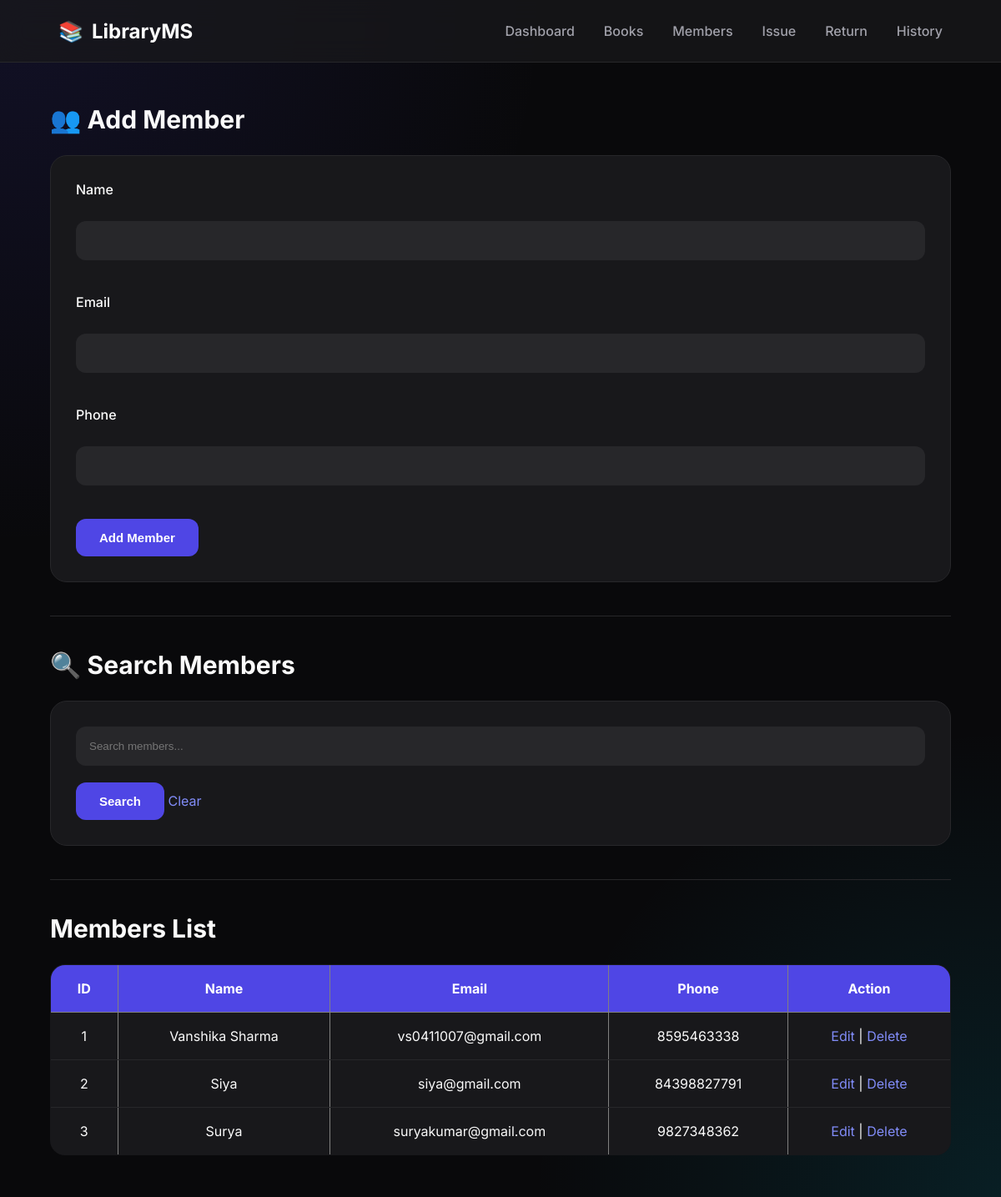
/members, run on the app's committed database.
### tables this page shows
CREATE TABLE members (
        member_id INTEGER PRIMARY KEY AUTOINCREMENT,
        name TEXT NOT NULL,
        email TEXT,
        phone TEXT
    );

### app.py (the view, shortened to what this page needs)
@app.route("/members", methods=["GET", "POST"])
def members():
    conn = sqlite3.connect("library.db")
    cursor = conn.cursor()
    search = request.args.get("search")
    if search:
        cursor.execute("""
            SELECT *
            FROM members
            WHERE
            name LIKE ?
            OR email LIKE ?
            OR phone LIKE ?
        """,
        (
            f"%{search}%",
            f"%{search}%",
            f"%{search}%"
        ))
    else:
        cursor.execute(
            "SELECT * FROM members"
        )
    members = cursor.fetchall()
    conn.close()
    return render_template(
        "members.html",
        members=members,
        search=search
    )

### templates/members.html (shortened to what this page needs)
{% extends "base.html" %}
{% block content %}
<h2>👥 Add Member</h2>
<form method="POST">
    <label>Name</label><br>
    <input type="text" name="name" required>
    <br><br>
    <label>Email</label><br>
    <input type="email" name="email" required>
    <br><br>
    <label>Phone</label><br>
    <input type="text" name="phone" required>
    <br><br>
    <button type="submit">
        Add Member
    </button>
</form>
<hr>
<h2>🔍 Search Members</h2>
<form method="GET">
    <input
        type="text"
        name="search"
        placeholder="Search members..."
        value="{{ search if search else '' }}">
    <button>
        Search
    </button>
    <a href="/members">
        Clear
    </a>
</form>
<hr>
<h2>Members List</h2>
<table border="1" cellpadding="10">
<tr>
<th>ID</th>
<th>Name</th>
<th>Email</th>
<th>Phone</th>
<th>Action</th>
</tr>
{% for member in members %}
<tr>
<td>{{ member[0] }}</td>
<td>{{ member[1] }}</td>
<td>{{ member[2] }}</td>
<td>{{ member[3] }}</td>
<td>
<a href="/edit-member/{{ member[0] }}">
Edit
</a>
|
<a
href="/delete-member/{{ member[0] }}"
onclick="return confirm('Delete this member?');">
Delete
</a>
</td>
</tr>
{% endfor %}
</table>
{% endblock %}

### static/css/style.css (style rules this page uses)
* { margin:0; padding:0; box-sizing:border-box; }
html { scroll-behavior:smooth; }
body { font-family:'Inter',sans-serif; background:#09090B; color:#FAFAFA; min-height:100vh; overflow-x:hidden; }
h2 { font-size:30px; margin-bottom:25px; }
button { background:#4F46E5; color:white; border:none; padding:14px 28px; border-radius:12px; cursor:pointer; font-size:15px; font-weight:600; transition:.25s; }
a { color:#818CF8; text-decoration:none; }
hr { margin:40px 0; border:none; border-top:1px solid #27272A; }

### static/css/forms.css (style rules this page uses)
form { background:#18181B; padding:30px; border-radius:20px; border:1px solid #27272A; }
label { display:block; margin-bottom:8px; font-weight:500; }
input, select { width:100%; padding:15px; margin-bottom:20px; background:#27272A; color:white; border:1px solid transparent; border-radius:12px; outline:none; transition:.25s; }

### static/css/tables.css (style rules this page uses)
table { width:100%; border-collapse:collapse; background:#18181B; border-radius:18px; overflow:hidden; }
th { background:#4F46E5; color:white; padding:18px; }
td { padding:18px; border-bottom:1px solid #27272A; text-align:center; }

### data on the page
members: member_id "1", name "Vanshika Sharma", email "vs0411007@gmail.com", phone "8595463338"
members: member_id "2", name "Siya", email "siya@gmail.com", phone "84398827791"
members: member_id "3", name "Surya", email "suryakumar@gmail.com", phone "9827348362"
